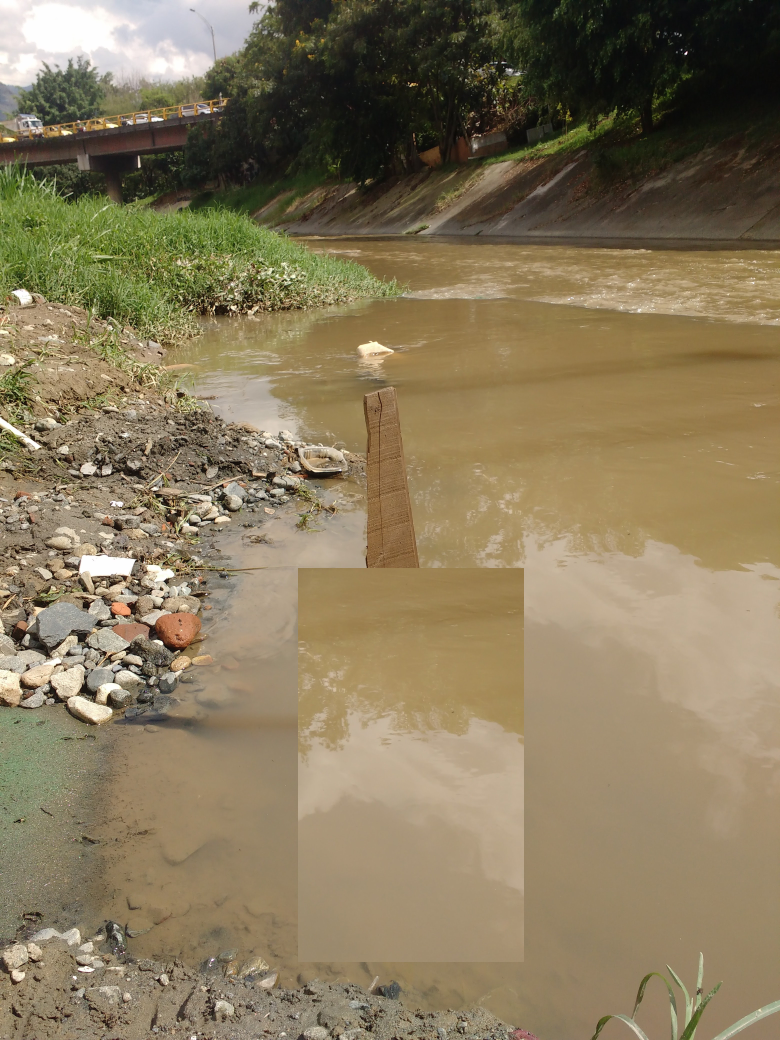
#> input picture img/2-1.jpg, 3120 x 4160 px (shown at 1/4 size)
$ python main.py   (older library calls are emulated)
#> lines starting #> are read from the running program, lines starting #| are printed output that depends on the picture; after the words box and inside, x2 and y2 are one past the last pixel; in counts of white or black regions, pixels touching at a corner belong together; long printed decimals are rounded
#!/usr/bin/env python3
# -*- coding: utf-8 -*-
"""
Created on Thu Oct 12 13:51:34 2017

@author: xxx
"""


import matplotlib.pyplot as plt
from scipy.ndimage import imread
from skimage.color import rgb2gray
from	 matplotlib.pyplot	import	imshow,	show
#from balu.FeatureExtraction import Bfx_basicgeo
from skimage.filters import sobel,sobel_v, sobel_h
from skimage.feature import canny
from skimage.morphology import square, disk, rectangle, dilation
from skimage.morphology import erosion, opening, closing
from skimage.morphology import white_tophat, black_tophat, skeletonize
from skimage.measure import label
from scipy import ndimage
import numpy as np
from skimage.filters.rank import mean
from skimage.filters import gaussian

print("imagen original")

I = 255 - rgb2gray(imread('img/2-1.jpg').astype('uint8'))
#> I: shape (4160, 3120) float64; min 254, max 255, mean 254.5
imshow(I, cmap='gray')
show()

print("imagen recortada")

F = I[1525:3000, 1450:1800]
imshow(F, cmap='gray')
show()

print("imagen recortada binarizada")

borde2 = sobel(F,mask=None)
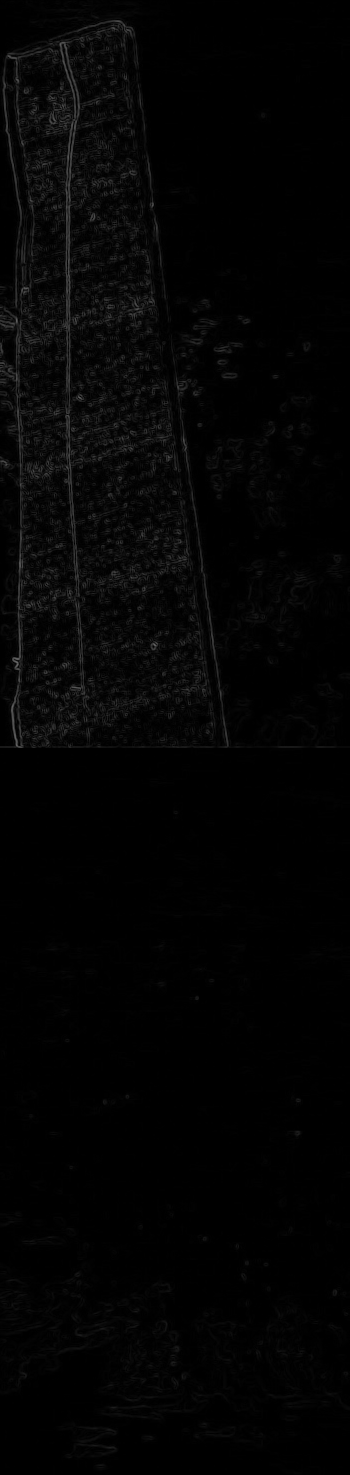
#> borde2: shape (1475, 350) float64; min 0, max 0.403, mean 0.0166
Z=(borde2>0.1).astype('uint32')
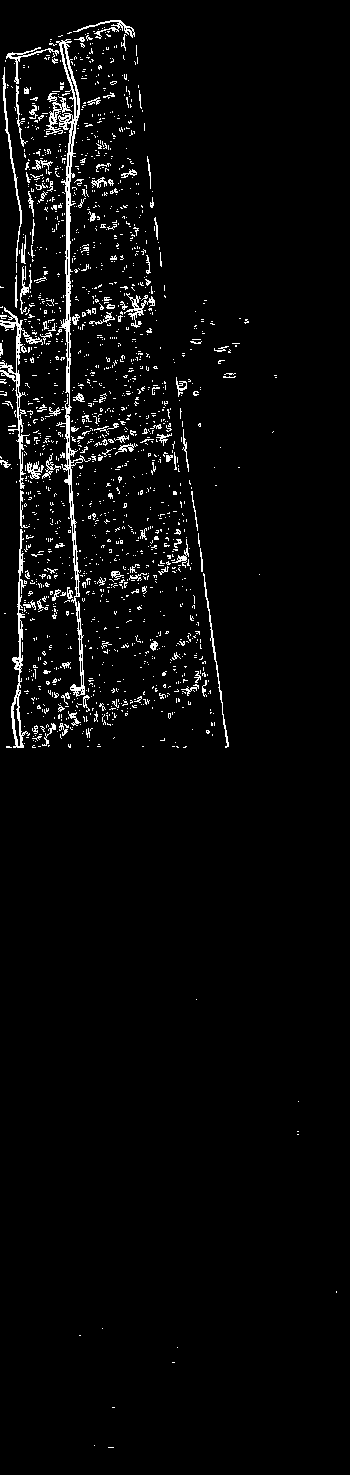
#> Z: shape (1475, 350) uint32; values 0 (black) and 1 (white), 3.4% white in thin lines or dots
imshow(Z,cmap='gray')
show()

plt.hist(borde2.ravel(), 256, [0, 1])
plt.show()
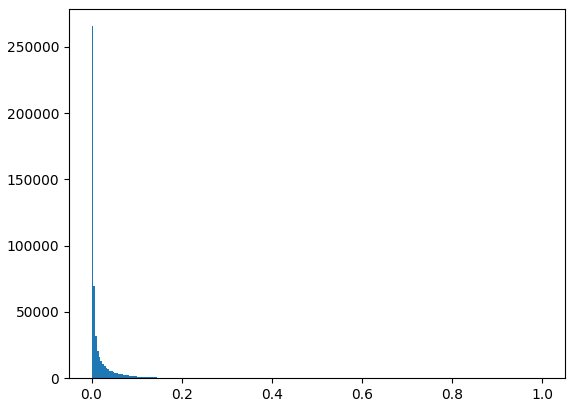
#> figure drawn by matplotlib, 1 panel; tallest bar 265549 high, from x = 0 to 0.00391

selSquare = square(14)
selDisk = disk(12)
selRectangle = rectangle(6, 20)

IDilationSquare = dilation(Z, selem=selSquare)
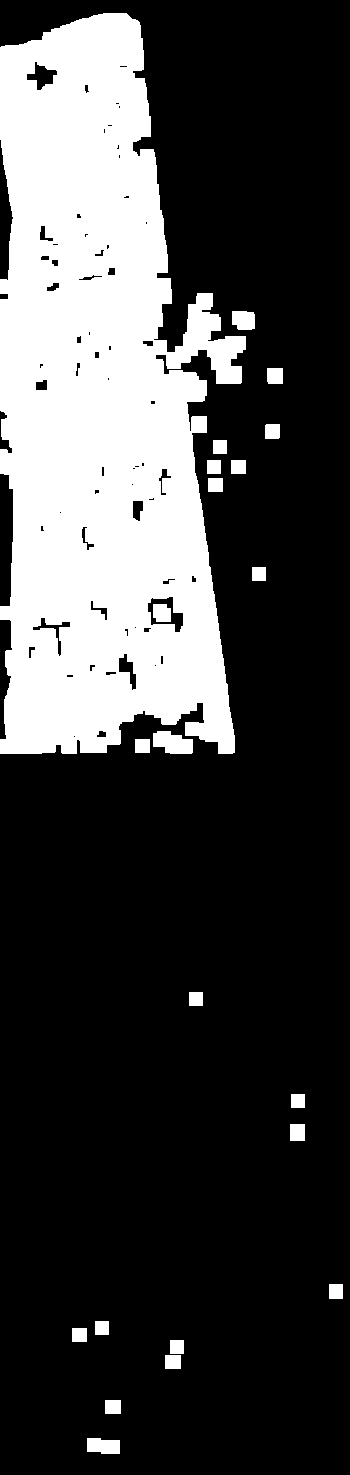
#> IDilationSquare: shape (1475, 350) uint32; values 0 (black) and 1 (white), 25.9% white; 22 white regions, largest, box (x1, y1, x2, y2) and area: (0, 13, 246, 754) 128367, (153, 731, 193, 754) 690, (87, 1438, 120, 1454) 462
#imshow(IDilationSquare, cmap='gray')
#show()
IDilationDisk = dilation(Z, selem=selDisk)
#> IDilationDisk: shape (1475, 350) uint32; values 0 (black) and 1 (white), 29.3% white; 12 white regions, largest, box (x1, y1, x2, y2) and area: (0, 8, 261, 760) 144767, (67, 1316, 115, 1348) 905, (82, 1433, 126, 1460) 880
#imshow(IDilationDisk, cmap='gray')
#show()
IDilationRectangle = dilation(Z, selem=selRectangle)
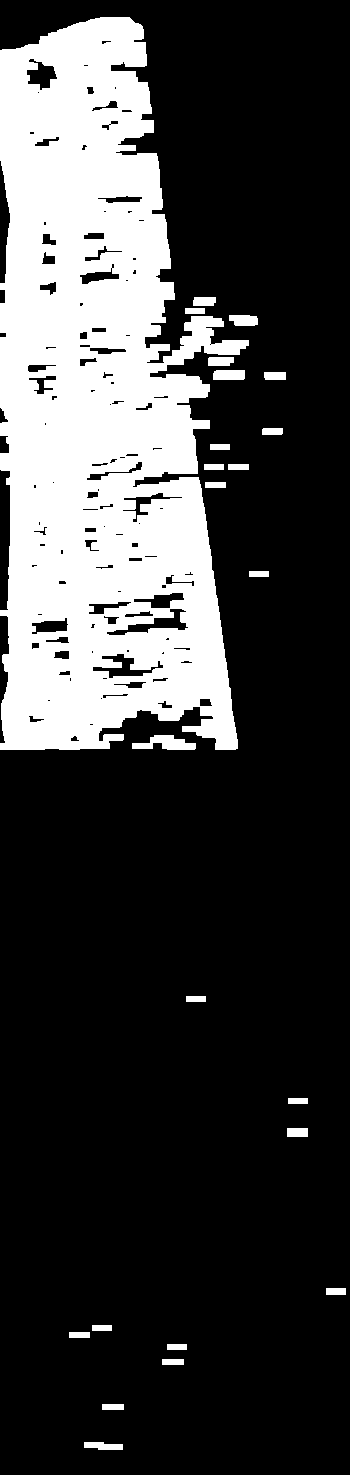
#> IDilationRectangle: shape (1475, 350) uint32; values 0 (black) and 1 (white), 24.5% white; 24 white regions, largest, box (x1, y1, x2, y2) and area: (0, 17, 249, 750) 122534, (132, 735, 196, 750) 586, (213, 370, 245, 380) 314
imshow(IDilationRectangle, cmap='gray')
show()

IClosingSquare = closing(IDilationDisk, selem=selSquare)
#> IClosingSquare: shape (1475, 350) uint32; values 0 (black) and 1 (white), 30.1% white; 11 white regions, largest, box (x1, y1, x2, y2) and area: (0, 8, 261, 760) 148573, (285, 1089, 311, 1147) 1126, (67, 1316, 115, 1348) 957
#imshow(IClosingSquare, cmap='gray')
#show()
IClosingDisk = closing(IDilationDisk, selem=selDisk)
#> IClosingDisk: shape (1475, 350) uint32; values 0 (black) and 1 (white), 30.3% white; 9 white regions, largest, box (x1, y1, x2, y2) and area: (0, 0, 289, 760) 150325, (82, 1395, 127, 1460) 1613, (285, 1089, 311, 1147) 1087
#imshow(IClosingDisk, cmap='gray')
#show()
IClosingRectangle = closing(IDilationDisk, selem=selRectangle)
#> IClosingRectangle: shape (1475, 350) uint32; values 0 (black) and 1 (white), 30.2% white; 10 white regions, largest, box (x1, y1, x2, y2) and area: (0, 8, 289, 760) 149977, (285, 1089, 311, 1147) 990, (67, 1316, 115, 1348) 957
imshow(IClosingRectangle, cmap='gray')
show()
I3 = gaussian(IClosingRectangle, 3)
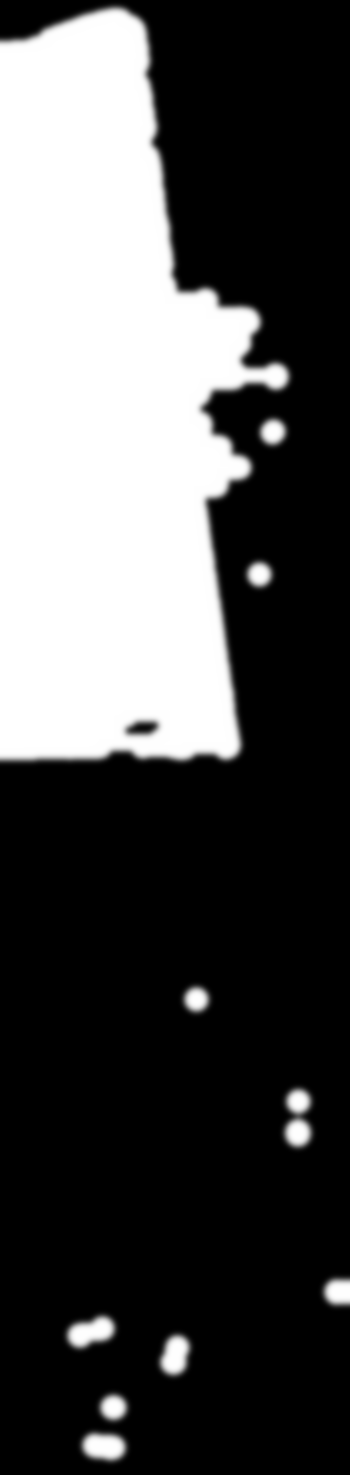
#> I3: shape (1475, 350) float64; min 0, max 2.33e-10, mean 7.04e-11; drawn with min black and max white


borde3 = sobel(I3,mask=None)
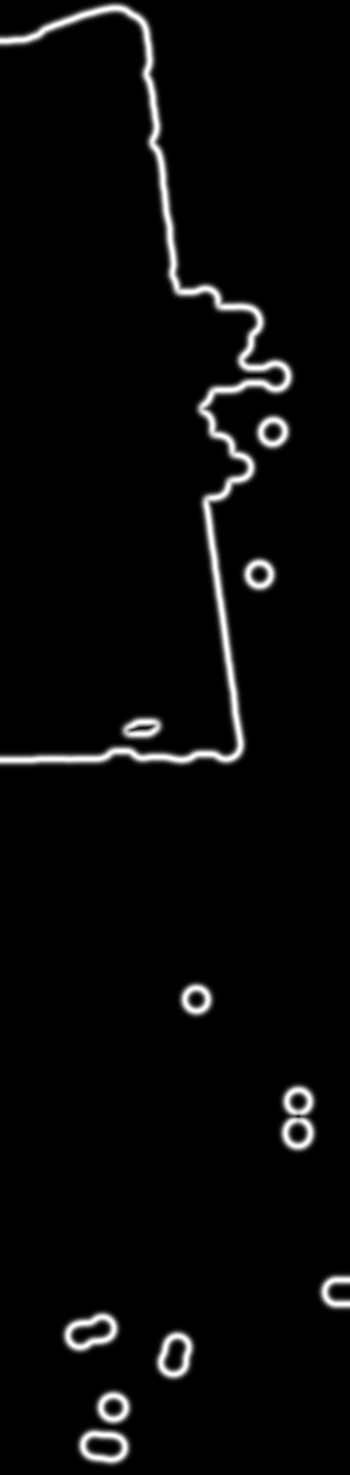
#> borde3: shape (1475, 350) float64; min 0, max 4.3e-11, mean 1.46e-12; drawn with min black and max white
imshow(borde3,cmap='gray')
show()


#print(np.nonzero(Z))
print(np.argmin(borde3))
#| 0
print(np.argmax(borde3))
#| 217923
print(np.linalg.norm(np.argmin(borde3)-np.argmax(borde3)))
#| 217923.0


def proporcion(maxx):
#> called with maxx = 217923
    X=(45*maxx)/381797
#> X = 25.69
    return X

print("distancia entre altura maxima del madero y nivel del rio ")
print(proporcion(np.argmax(borde3)))
#| 25.685
print("profuncidad del rio ")
print(72-proporcion(np.argmax(borde3)))
#| 46.315
# [48 lines of commented-out code are left out]
